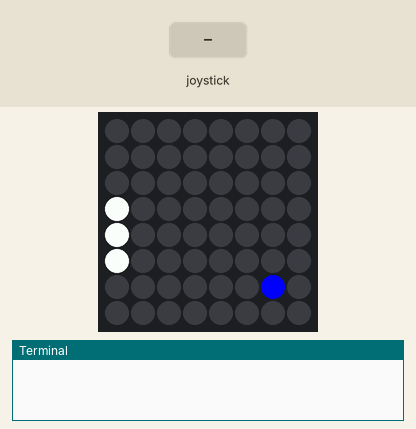
Recording of a program running on a simulated Raspberry Pi (BCM pin numbers) with a Sense HAT. On the bench: the Sense HAT's 8×8 RGB LED matrix, the last lines printed to the terminal. The inputs (shaded band) are chosen by the test bench. The 64×8 strip is a reading aid, not a part: it shows the text the matrix is scrolling, unrolled, one strip-width of it at a time. At 10.6 s the program stops and its outputs stay as they are.

Above: at 0.9 s.
1.3 s: joystick pushed up
At 3.4 s:
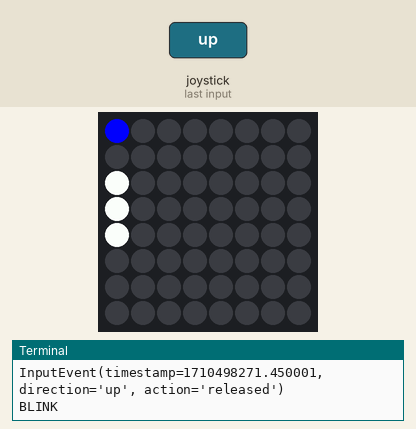
At 11.1 s:
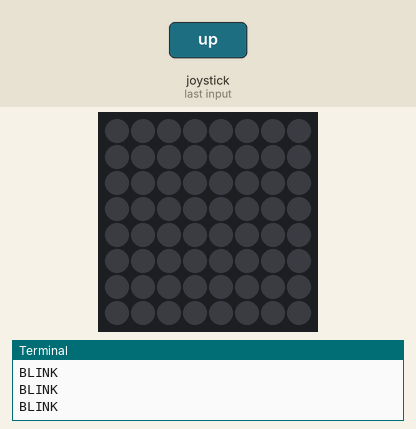
Timing chart, 0 to 12.1 s (numbered marks = the images above; inputs shaded):
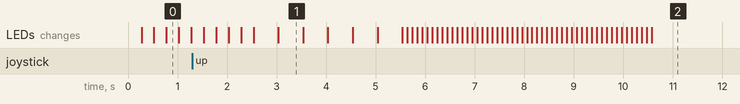

Measured:
- after the input at 1.3 s, the LEDs: first change after 0.23 s (image 1 shows a later state)
- what the display in image 1 shows lasts 0.5 s, from 3.0 s to 3.5 s

The program:

pong.py
```python
from sense_hat import SenseHat
from time import sleep

sense = SenseHat()

y = 4
ball_position = [3, 3]
ball_velocity = [1, 1]

point = 0


def draw_bat():
    sense.set_pixel(0, y, 255, 255, 255)
    sense.set_pixel(0, y + 1, 255, 255, 255)
    sense.set_pixel(0, y - 1, 255, 255, 255)


def move_up(event):
    global y
    if y > 1 and event.action == 'pressed':
        y -= 1
    print(event)


def move_down(event):
    global y
    if y < 6 and event.action == 'pressed':
        y += 1
    print(event)


def blink(timesleep):
    print("BLINK")
    sense.clear()
    sleep(timesleep)
    sense.set_pixel(ball_position[0], ball_position[1], 0, 0, 255)
    draw_bat()
    sleep(timesleep)


def blinkblink(timesleep):
    blink(timesleep)
    blink(timesleep)
    blink(timesleep)
    sense.clear


def draw_ball():
    global point
    sense.set_pixel(ball_position[0], ball_position[1], 0, 0, 255)
    ball_position[0] += ball_velocity[0]
    ball_position[1] += ball_velocity[1]
    if ball_position[0] == 7:
        ball_velocity[0] = -ball_velocity[0]
    if ball_position[1] == 0 or ball_position[1] == 7:
        ball_velocity[1] = -ball_velocity[1]
    if ball_position[0] == 0:
        sense.stick.direction_up = None
        sense.stick.direction_down = None
        blinkblink(.5)
        sense.show_message("Point: " + str(point), text_colour=(255, 0, 0))
        quit()
    if ball_position[0] == 1 and y - 1 <= ball_position[1] <= y + 1:
        ball_velocity[0] = -ball_velocity[0]
        point = point + 1
        print(point)


sense.stick.direction_up = move_up
sense.stick.direction_down = move_down

while True:
    sense.clear(0, 0, 0)
    draw_bat()
    draw_ball()
    sleep(0.25)
```
